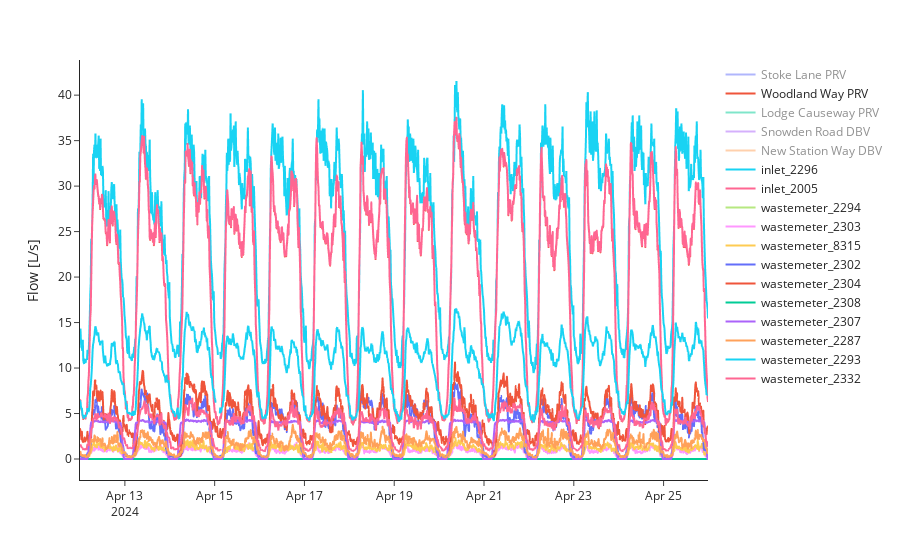

Notebook source saved alongside this figure:
### Code cell
# flow data
try:
    flow_bwfl_ids = flow_df.dropna(subset=['mean'])['bwfl_id'].unique()
    plot_flow_df = flow_df[flow_df['bwfl_id'].isin(flow_bwfl_ids)]

    fig = px.line(
        plot_flow_df,
        x='datetime',
        y='mean',
        color='bwfl_id',
    )

    fig.update_layout(
        xaxis_title='',
        yaxis_title='Flow [L/s]',
        legend_title_text='',
        template='simple_white',
        height=450,
    )
    fig.show()
except:
    print("Plotting data not available.")

### Figure 1 — Plotly figure (JSON) as saved in the notebook; plotly's stock layout.template omitted (floating-point values rounded to 4 significant figures; data arrays with more than 128 entries replaced by an {"elided": "..."} marker saying what was removed)
{"data": [{"hovertemplate": "bwfl_id=Stoke Lane PRV<br>datetime=%{x}<br>mean=%{y}<extra></extra>", "legendgroup": "Stoke Lane PRV", "line": {"color": "#636efa", "dash": "solid"}, "marker": {"symbol": "circle"}, "mode": "lines", "name": "Stoke Lane PRV", "showlegend": true, "type": "scattergl", "visible": "legendonly", "x": {"elided": "1344 str values"}, "xaxis": "x", "y": {"elided": "1344 float values"}, "yaxis": "y"}, {"hovertemplate": "bwfl_id=Woodland Way PRV<br>datetime=%{x}<br>mean=%{y}<extra></extra>", "legendgroup": "Woodland Way PRV", "line": {"color": "#EF553B", "dash": "solid"}, "marker": {"symbol": "circle"}, "mode": "lines", "name": "Woodland Way PRV", "showlegend": true, "type": "scattergl", "x": {"elided": "1344 str values"}, "xaxis": "x", "y": {"elided": "1344 float values"}, "yaxis": "y"}, {"hovertemplate": "bwfl_id=Lodge Causeway PRV<br>datetime=%{x}<br>mean=%{y}<extra></extra>", "legendgroup": "Lodge Causeway PRV", "line": {"color": "#00cc96", "dash": "solid"}, "marker": {"symbol": "circle"}, "mode": "lines", "name": "Lodge Causeway PRV", "showlegend": true, "type": "scattergl", "visible": "legendonly", "x": {"elided": "1344 str values"}, "xaxis": "x", "y": {"elided": "1344 float values"}, "yaxis": "y"}, {"hovertemplate": "bwfl_id=Snowden Road DBV<br>datetime=%{x}<br>mean=%{y}<extra></extra>", "legendgroup": "Snowden Road DBV", "line": {"color": "#ab63fa", "dash": "solid"}, "marker": {"symbol": "circle"}, "mode": "lines", "name": "Snowden Road DBV", "showlegend": true, "type": "scattergl", "visible": "legendonly", "x": {"elided": "1344 str values"}, "xaxis": "x", "y": {"elided": "1344 float values"}, "yaxis": "y"}, {"hovertemplate": "bwfl_id=New Station Way DBV<br>datetime=%{x}<br>mean=%{y}<extra></extra>", "legendgroup": "New Station Way DBV", "line": {"color": "#FFA15A", "dash": "solid"}, "marker": {"symbol": "circle"}, "mode": "lines", "name": "New Station Way DBV", "showlegend": true, "type": "scattergl", "visible": "legendonly", "x": {"elided": "1344 str values"}, "xaxis": "x", "y": {"elided": "1344 float values"}, "yaxis": "y"}, {"hovertemplate": "bwfl_id=inlet_2296<br>datetime=%{x}<br>mean=%{y}<extra></extra>", "legendgroup": "inlet_2296", "line": {"color": "#19d3f3", "dash": "solid"}, "marker": {"symbol": "circle"}, "mode": "lines", "name": "inlet_2296", "showlegend": true, "type": "scattergl", "x": {"elided": "1344 str values"}, "xaxis": "x", "y": {"elided": "1344 float values"}, "yaxis": "y"}, {"hovertemplate": "bwfl_id=inlet_2005<br>datetime=%{x}<br>mean=%{y}<extra></extra>", "legendgroup": "inlet_2005", "line": {"color": "#FF6692", "dash": "solid"}, "marker": {"symbol": "circle"}, "mode": "lines", "name": "inlet_2005", "showlegend": true, "type": "scattergl", "x": {"elided": "1344 str values"}, "xaxis": "x", "y": {"elided": "1344 float values"}, "yaxis": "y"}, {"hovertemplate": "bwfl_id=wastemeter_2294<br>datetime=%{x}<br>mean=%{y}<extra></extra>", "legendgroup": "wastemeter_2294", "line": {"color": "#B6E880", "dash": "solid"}, "marker": {"symbol": "circle"}, "mode": "lines", "name": "wastemeter_2294", "showlegend": true, "type": "scattergl", "x": {"elided": "1344 str values"}, "xaxis": "x", "y": {"elided": "1344 int values"}, "yaxis": "y"}, {"hovertemplate": "bwfl_id=wastemeter_2303<br>datetime=%{x}<br>mean=%{y}<extra></extra>", "legendgroup": "wastemeter_2303", "line": {"color": "#FF97FF", "dash": "solid"}, "marker": {"symbol": "circle"}, "mode": "lines", "name": "wastemeter_2303", "showlegend": true, "type": "scattergl", "x": {"elided": "1344 str values"}, "xaxis": "x", "y": {"elided": "1344 float values"}, "yaxis": "y"}, {"hovertemplate": "bwfl_id=wastemeter_8315<br>datetime=%{x}<br>mean=%{y}<extra></extra>", "legendgroup": "wastemeter_8315", "line": {"color": "#FECB52", "dash": "solid"}, "marker": {"symbol": "circle"}, "mode": "lines", "name": "wastemeter_8315", "showlegend": true, "type": "scattergl", "x": {"elided": "1344 str values"}, "xaxis": "x", "y": {"elided": "1344 float values"}, "yaxis": "y"}, {"hovertemplate": "bwfl_id=wastemeter_2302<br>datetime=%{x}<br>mean=%{y}<extra></extra>", "legendgroup": "wastemeter_2302", "line": {"color": "#636efa", "dash": "solid"}, "marker": {"symbol": "circle"}, "mode": "lines", "name": "wastemeter_2302", "showlegend": true, "type": "scattergl", "x": {"elided": "1344 str values"}, "xaxis": "x", "y": {"elided": "1344 float values"}, "yaxis": "y"}, {"hovertemplate": "bwfl_id=wastemeter_2304<br>datetime=%{x}<br>mean=%{y}<extra></extra>", "legendgroup": "wastemeter_2304", "line": {"color": "#EF553B", "dash": "solid"}, "marker": {"symbol": "circle"}, "mode": "lines", "name": "wastemeter_2304", "showlegend": true, "type": "scattergl", "x": {"elided": "1344 str values"}, "xaxis": "x", "y": {"elided": "1344 float values"}, "yaxis": "y"}, {"hovertemplate": "bwfl_id=wastemeter_2308<br>datetime=%{x}<br>mean=%{y}<extra></extra>", "legendgroup": "wastemeter_2308", "line": {"color": "#00cc96", "dash": "solid"}, "marker": {"symbol": "circle"}, "mode": "lines", "name": "wastemeter_2308", "showlegend": true, "type": "scattergl", "x": {"elided": "1344 str values"}, "xaxis": "x", "y": {"elided": "1344 int values"}, "yaxis": "y"}, {"hovertemplate": "bwfl_id=wastemeter_2307<br>datetime=%{x}<br>mean=%{y}<extra></extra>", "legendgroup": "wastemeter_2307", "line": {"color": "#ab63fa", "dash": "solid"}, "marker": {"symbol": "circle"}, "mode": "lines", "name": "wastemeter_2307", "showlegend": true, "type": "scattergl", "x": {"elided": "1344 str values"}, "xaxis": "x", "y": {"elided": "1344 float values"}, "yaxis": "y"}, {"hovertemplate": "bwfl_id=wastemeter_2287<br>datetime=%{x}<br>mean=%{y}<extra></extra>", "legendgroup": "wastemeter_2287", "line": {"color": "#FFA15A", "dash": "solid"}, "marker": {"symbol": "circle"}, "mode": "lines", "name": "wastemeter_2287", "showlegend": true, "type": "scattergl", "x": {"elided": "1344 str values"}, "xaxis": "x", "y": {"elided": "1344 float values"}, "yaxis": "y"}, {"hovertemplate": "bwfl_id=wastemeter_2293<br>datetime=%{x}<br>mean=%{y}<extra></extra>", "legendgroup": "wastemeter_2293", "line": {"color": "#19d3f3", "dash": "solid"}, "marker": {"symbol": "circle"}, "mode": "lines", "name": "wastemeter_2293", "showlegend": true, "type": "scattergl", "x": {"elided": "1344 str values"}, "xaxis": "x", "y": {"elided": "1344 float values"}, "yaxis": "y"}, {"hovertemplate": "bwfl_id=wastemeter_2332<br>datetime=%{x}<br>mean=%{y}<extra></extra>", "legendgroup": "wastemeter_2332", "line": {"color": "#FF6692", "dash": "solid"}, "marker": {"symbol": "circle"}, "mode": "lines", "name": "wastemeter_2332", "showlegend": true, "type": "scattergl", "x": {"elided": "1344 str values"}, "xaxis": "x", "y": {"elided": "1344 float values"}, "yaxis": "y"}], "layout": {"autosize": true, "legend": {"title": {"text": ""}, "tracegroupgap": 0}, "margin": {"t": 60}, "xaxis": {"anchor": "y", "autorange": true, "domain": [0, 1], "range": ["2024-04-12", "2024-04-25 23:45"], "title": {"text": ""}, "type": "date"}, "yaxis": {"anchor": "x", "autorange": true, "domain": [0, 1], "range": [-2.309, 43.86], "title": {"text": "Flow [L/s]"}, "type": "linear"}}}
